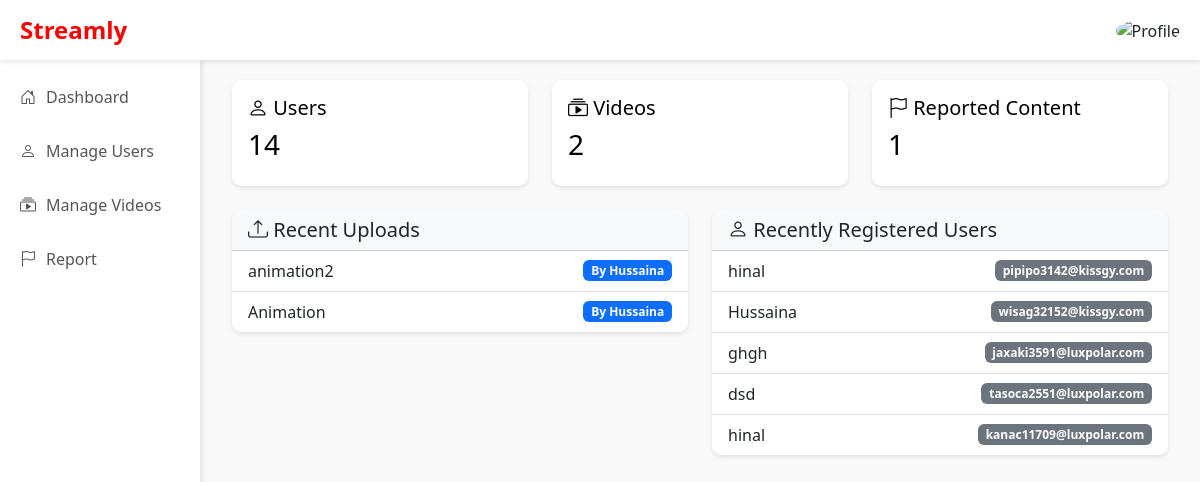
/admin.php (signed in), run on the app's committed database.
### tables this page shows
CREATE TABLE `video` (
  `id` int(11) NOT NULL,
  `video_name` varchar(255) NOT NULL,
  `file_path` varchar(255) NOT NULL,
  `thumbnail` varchar(255) DEFAULT NULL,
  `uploaded_by` varchar(100) NOT NULL,
  `uploaded_at` timestamp NOT NULL DEFAULT current_timestamp(),
  `category` varchar(100) NOT NULL DEFAULT 'General',
  `privacy` int(11) DEFAULT 0
);

### admin.php (the view, shortened to what this page needs)
<?php
$user = $_SESSION['user'] ?? null;
$conn = new mysqli("localhost", "root", "", "hackathon");
$user_count = $conn->query("SELECT COUNT(*) AS total FROM auth_user")->fetch_assoc()['total'];
$video_count = $conn->query("SELECT COUNT(*) AS total FROM video")->fetch_assoc()['total'];
$report_count = $conn->query("SELECT COUNT(*) AS total FROM reports")->fetch_assoc()['total'];
$recent_uploads = $conn->query("SELECT * FROM video ORDER BY uploaded_at DESC LIMIT 5");
$recent_users = $conn->query("SELECT * FROM auth_user ORDER BY id DESC LIMIT 5");
?>
<!DOCTYPE html>
<html lang="en">
<head>
  <link href="https://cdn.jsdelivr.net/npm/bootstrap@5.3.3/dist/css/bootstrap.min.css" rel="stylesheet">
  <link rel="stylesheet" href="https://cdn.jsdelivr.net/npm/bootstrap-icons@1.10.5/font/bootstrap-icons.css">
</head>
<body>
<div class="header">
  <div class="d-flex align-items-center">
    <span class="logo">Streamly</span>
  </div>
  <div class="auth-buttons">
    <?php
      $profile_picture = !empty($user['profile_picture']) && file_exists($user['profile_picture'])
        ? $user['profile_picture']
        : 'uploads/profile_pics/default-avatar.png';
    ?>
    <div class="profile-wrapper">
      <img src="<?= htmlspecialchars($profile_picture) ?>" alt="Profile" class="profile-pic" id="profileBtn" />
    </div>
  </div>
</div>
<div class="sidebar" id="sidebar">
  <ul>
    <li><i class="bi bi-house-door"></i> <span><a href="admin.php" style="color: inherit; text-decoration: none;">Dashboard</a></span></li>
    <li><i class="bi bi-person"></i> <span><a href="admin_users.php" style="color: inherit; text-decoration: none;">Manage Users</a></span></li>
    <li><i class="bi bi-collection-play"></i> <span><a href="admin_videos.php" style="color: inherit; text-decoration: none;">Manage Videos</a></span></li>
    <li><i class="bi bi-flag"></i> <span><a href="admin_reports.php" style="color: inherit; text-decoration: none;">Report</a></span></li>
  </ul>
</div>
<div class="main">
  <div class="content-area" id="contentArea">
    <div class="container-fluid">
      <div class="row mb-4">
        <div class="col-md-4">
          <div class="card text-black bg-white">
            <div class="card-body">
              <h5><i class="bi bi-person"></i> Users</h5>
              <h3><?= $user_count ?></h3>
            </div>
          </div>
        </div>
        <div class="col-md-4">
          <div class="card text-black bg-white">
            <div class="card-body">
              <h5><i class="bi bi-collection-play"></i> Videos</h5>
              <h3><?= $video_count ?></h3>
            </div>
          </div>
        </div>
        <div class="col-md-4">
          <div class="card text-black bg-white">
            <div class="card-body">
              <h5><i class="bi bi-flag"></i> Reported Content</h5>
              <h3><?= $report_count ?></h3>
            </div>
          </div>
        </div>
      </div>
      <div class="row">
        <div class="col-md-6">
          <div class="card">
            <div class="card-header bg-light">
              <h5 class="mb-0"><i class="bi bi-upload"></i> Recent Uploads</h5>
            </div>
            <ul class="list-group list-group-flush">
              <?php while ($video = $recent_uploads->fetch_assoc()): ?>
                <li class="list-group-item d-flex justify-content-between align-items-center">
                  <span><?= htmlspecialchars($video['video_name']) ?></span>
                  <span class="badge bg-primary">By <?= htmlspecialchars($video['uploaded_by']) ?></span>
                </li>
              <?php endwhile; ?>
            </ul>
          </div>
        </div>
        <div class="col-md-6">
          <div class="card">
            <div class="card-header bg-light">
              <h5 class="mb-0"><i class="bi bi-person"></i> Recently Registered Users</h5>
            </div>
            <ul class="list-group list-group-flush">
              <?php while ($u = $recent_users->fetch_assoc()): ?>
                <li class="list-group-item d-flex justify-content-between align-items-center">
                  <span><?= htmlspecialchars($u['username']) ?></span>
                  <span class="badge bg-secondary"><?= htmlspecialchars($u['email']) ?></span>
                </li>
              <?php endwhile; ?>
            </ul>
          </div>
        </div>
      </div>
    </div>
  </div>
</div>
</body>
</html>

### admin.php (style rules this page uses)
body { background: #f9f9f9; margin: 0; padding: 0; }
.sidebar { width: 200px; background: #fff; position: fixed; top: 60px; left: 0; bottom: 0; box-shadow: 2px 0 5px rgba(0,0,0,0.1); padding-top: 10px; transition: width 0.3s; overflow: hidden; }
.sidebar ul { list-style: none; padding: 0; margin: 0; }
.sidebar li { padding: 15px 20px; display: flex; align-items: center; gap: 10px; cursor: pointer; color: #555; transition: background 0.3s; }
.header { padding: 10px 20px; background: #fff; box-shadow: 0 2px 5px rgba(0,0,0,0.1); display: flex; justify-content: space-between; align-items: center; position: fixed; top: 0; left: 0; right: 0; z-index: 1000; height: 60px; }
.logo { font-weight: bold; font-size: 1.5rem; color: red; }
.auth-buttons { display: flex; align-items: center; gap: 10px; position: relative; }
.profile-wrapper { position: relative; cursor: pointer; }
.profile-pic { width: 35px; height: 35px; border-radius: 50%; object-fit: cover; }
.main { margin-top: 60px; display: flex; }
.content-area { flex: 1; padding: 20px; margin-left: 200px; transition: margin-left 0.3s; }
.card { border: none; border-radius: 10px; overflow: hidden; transition: transform 0.2s; background: #fff; box-shadow: 0 2px 5px rgba(0,0,0,0.1); }

### data on the page
video: video_name "animation2", uploaded_by "Hussaina"
video: video_name "Animation", uploaded_by "Hussaina"

### other printed values
$user_count "14"
$video_count "2"
$report_count "1"
$u['username'] "hinal"
$u['email'] "pipipo3142@kissgy.com"
$u['username'] "Hussaina"
$u['email'] "wisag32152@kissgy.com"
$u['username'] "ghgh"
$u['email'] "jaxaki3591@luxpolar.com"
$u['username'] "dsd"
$u['email'] "tasoca2551@luxpolar.com"
$u['email'] "kanac11709@luxpolar.com"
